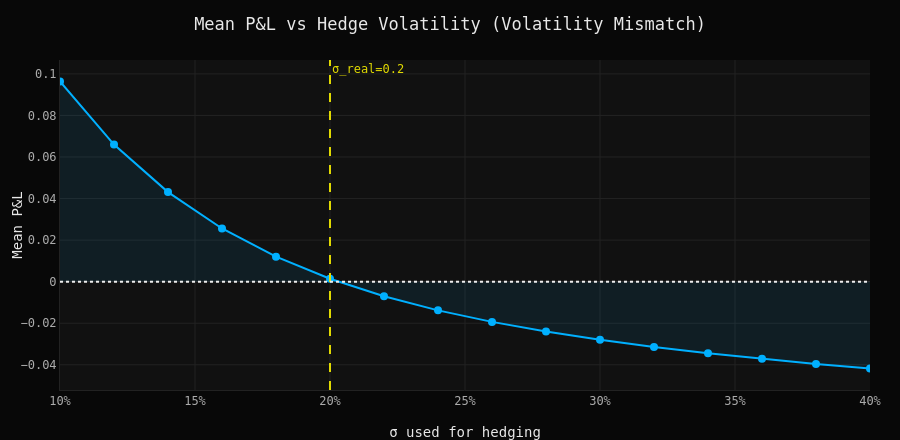

The notebook cell saved with this chart:
### Markdown cell above
## 6 · Volatility Mismatch Analysis

What happens if we hedge with the wrong σ? (Vega risk)

The P&L of a delta hedge depends on the gap between **realized volatility** (σ_real, used to simulate paths) and **implied volatility** (σ_hedge, used to compute deltas and option price):

- σ_hedge > σ_real → over-hedging → **positive mean P&L** (the premium charged was too high)
- σ_hedge < σ_real → under-hedging → **negative mean P&L** (the premium charged was too low)
- σ_hedge = σ_real → zero mean P&L (perfect calibration)

This is exactly the **vega risk** that market makers face when their vol model is miscalibrated.

### Code cell
from analysis.metrics import vol_mismatch_analysis

paths_vm, tg_vm = simulate_gbm_paths(
    S0=config.S0, r=config.r, sigma=config.SIGMA,
    T=config.T, n_steps=config.N_STEPS, n_paths=config.N_PATHS, seed=42
)

sigma_range = np.round(np.arange(0.10, 0.40, 0.02), 3)
df_vm = vol_mismatch_analysis(
    run_hedge_fn=run_delta_hedge,
    paths=paths_vm, time_grid=tg_vm,
    K=config.K, r=config.r,
    sigma_real=config.SIGMA,
    sigma_hedge_range=sigma_range
)

fig = go.Figure()
fig.add_trace(go.Scatter(
    x=df_vm["sigma_hedge"], y=df_vm["mean_pnl"],
    mode="lines+markers", name="Mean P&L",
    line=dict(color=COLORS["blue"], width=2),
    marker=dict(size=8, color=COLORS["blue"]),
    fill="tozeroy", fillcolor="rgba(0,176,255,0.08)"
))
fig.add_vline(x=config.SIGMA, line_dash="dash", line_color=COLORS["yellow"],
              annotation_text=f"σ_real={config.SIGMA}",
              annotation_font_color=COLORS["yellow"])
fig.add_hline(y=0, line_dash="dot", line_color=COLORS["white"])
fig.update_layout(
    **LAYOUT,
    title="Mean P&L vs Hedge Volatility (Volatility Mismatch)",
    xaxis_title="σ used for hedging", xaxis_tickformat=".0%",
    yaxis_title="Mean P&L",
)
fig.show()

### Figure 1 — Plotly figure (JSON) as saved in the notebook; plotly's stock layout.template omitted (floating-point values rounded to 4 significant figures)
{"data": [{"fill": "tozeroy", "fillcolor": "rgba(0,176,255,0.08)", "line": {"color": "#00b0ff", "width": 2}, "marker": {"color": "#00b0ff", "size": 8}, "mode": "lines+markers", "name": "Mean P&L", "type": "scatter", "x": [0.1, 0.12, 0.14, 0.16, 0.18, 0.2, 0.22, 0.24, 0.26, 0.28, 0.3, 0.32, 0.34, 0.36, 0.38, 0.4], "y": [0.09634, 0.06598, 0.04311, 0.0256, 0.01202, 0.001386, -0.007041, -0.01382, -0.01936, -0.024, -0.02795, -0.03139, -0.03443, -0.03715, -0.03959, -0.04179]}], "layout": {"annotations": [{"font": {"color": "#e1da02"}, "showarrow": false, "text": "σ_real=0.2", "x": 0.2, "xanchor": "left", "xref": "x", "y": 1, "yanchor": "top", "yref": "y domain"}], "font": {"color": "#e8e8e8", "family": "JetBrains Mono, Fira Code, monospace", "size": 12}, "height": 440, "legend": {"bgcolor": "#1a1a1a", "bordercolor": "#898989", "borderwidth": 1, "font": {"color": "#acacac", "size": 12}}, "margin": {"b": 50, "l": 60, "r": 30, "t": 60}, "paper_bgcolor": "#080808", "plot_bgcolor": "#111111", "shapes": [{"line": {"color": "#e1da02", "dash": "dash"}, "type": "line", "x0": 0.2, "x1": 0.2, "xref": "x", "y0": 0, "y1": 1, "yref": "y domain"}, {"line": {"color": "#ededed", "dash": "dot"}, "type": "line", "x0": 0, "x1": 1, "xref": "x domain", "y0": 0, "y1": 0, "yref": "y"}], "title": {"text": "Mean P&L vs Hedge Volatility (Volatility Mismatch)"}, "xaxis": {"gridcolor": "#222222", "linecolor": "#222222", "tickfont": {"color": "#acacac", "family": "JetBrains Mono, Fira Code, monospace"}, "tickformat": ".0%", "title": {"text": "σ used for hedging"}, "zerolinecolor": "#333333"}, "yaxis": {"gridcolor": "#222222", "linecolor": "#222222", "tickfont": {"color": "#acacac", "family": "JetBrains Mono, Fira Code, monospace"}, "title": {"text": "Mean P&L"}, "zerolinecolor": "#333333"}}}
